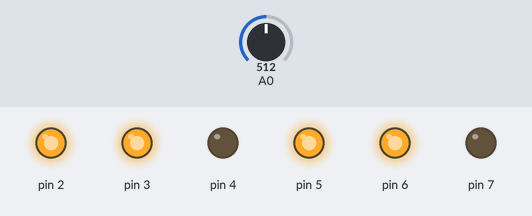
A sketch run on a simulated Arduino Uno, built with avr-gcc and run on an emulated ATmega328P. Parts: output pins drawn as LEDs (lit = HIGH). The inputs (shaded band) are chosen by the test bench; at power-on: A0 = 512. Pins used as bus, display or sensor lines are not drawn.

Above: at 1.2 s.
1.3 s: A0 set to 490
At 2.5 s:
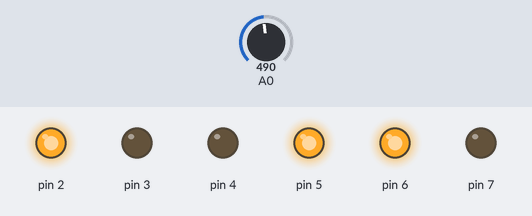
2.8 s: A0 set to 306
At 3.6 s:
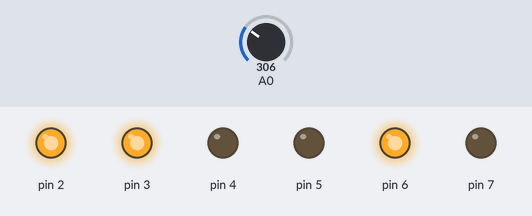
4.3 s: A0 set to 294
At 4.8 s:
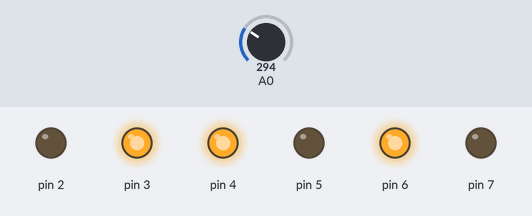
5.8 s: A0 set to 216
7.3 s: A0 set to 184
At 8.2 s:
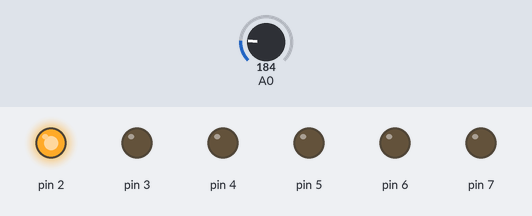
8.8 s: A0 set to 310
At 9.4 s:
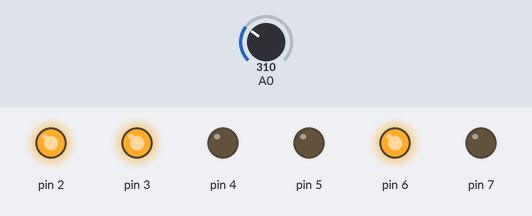
Timing chart, 0 to 11.3 s (numbered marks = the images above; inputs shaded):
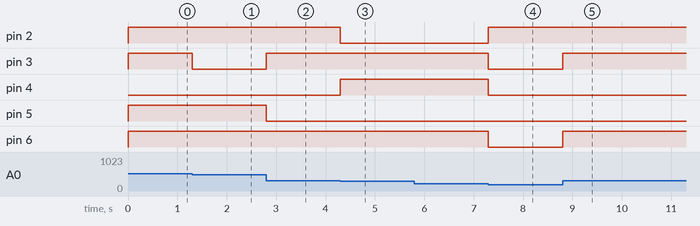

The sketch:

ch4_ADC_h.w.ino
```cpp
int number;  //宣告變數
int i;
byte data[ 10 ] = { B00111111 ,B00000110 ,
                    B01011011 ,B01001111 ,
                    B01100110 ,B01101101 ,
                    B01111101 ,B00100111 ,
                    B01111111 ,B01101111 };


void setup() {
  Serial.begin(9600); //設定鮑率
  DDRD = B11111111;
}

void loop() {
  number = analogRead(A0);
  if (number < 100)
  {
    i = 0;
  }
  else if (number <= 200 && number >= 100)
  {
    i = 1;
  }
  else if (number <= 300 && number >= 200)
  {
    i = 2;
  }
  else if (number <= 400 && number >= 300)
  {
    i = 3;
  }
  else if (number <= 500 && number >= 400)
  {
    i = 4;
  }
  else if (number <= 600 && number >= 500)
  {
    i = 5;
  }
  else if (number <= 700 && number >= 600)
  {
    i = 6;
  }
  else if (number <= 800 && number >= 700)
  {
    i = 7;
  }
  else if (number <= 900 && number >= 800)
  {
    i = 8;
  }
  else
  {
    i = 9;
  }

PORTD = data[ i ];

}
```

Measured:
- the behaviour switches between 301 and 300 on A0 (found by bisection; images 2 and 3)
- the behaviour switches between 201 and 200 on A0 (found by bisection; images 3 and 4)
- after the input at 1.3 s, pin 3: HIGH → LOW at once
- after the input at 2.8 s, pin 3: LOW → HIGH at once; pin 5: HIGH → LOW at once
- after the input at 4.3 s, pin 2: HIGH → LOW at once; pin 4: LOW → HIGH at once
- after the input at 5.8 s, every drawn part: stays the same
- after the input at 7.3 s, pin 2: LOW → HIGH at once; pin 3, pin 4, pin 6: HIGH → LOW at once
- after the input at 8.8 s, pin 3, pin 6: LOW → HIGH at once
